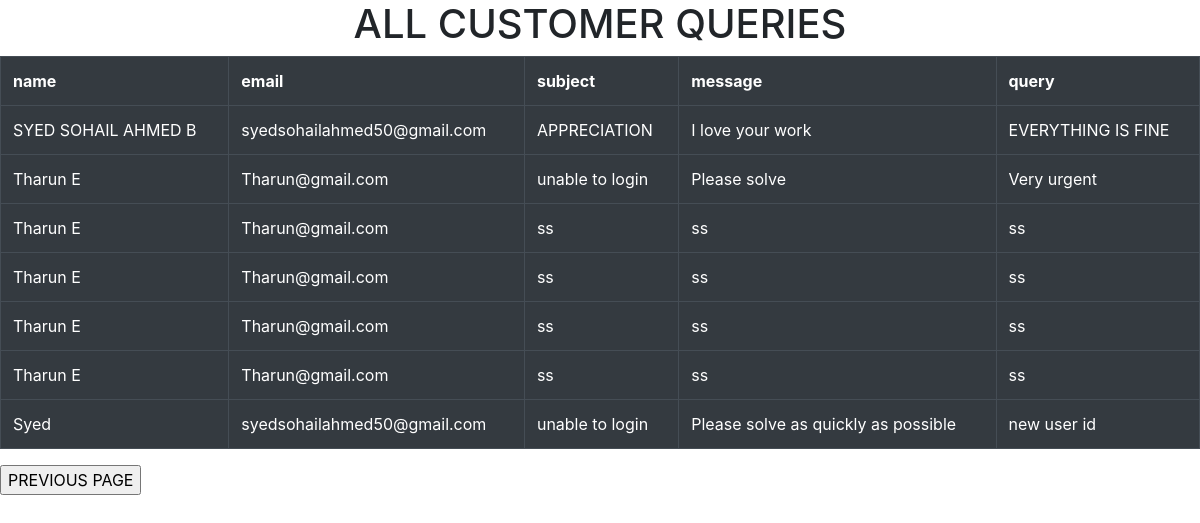
The page /home/contact/customers/ on the database its author committed.
### contact_app/models.py (models this page shows)
class Contact(models.Model):
    name = models.CharField(max_length=158)
    email = models.EmailField()
    subject = models.TextField(max_length=150, default='')
    message = models.TextField()
    query = models.TextField()

### contact_app/views.py (the view)
# urls.py: path('contact/customers/', views.disp_cust, name='customers'),
def disp_cust(request):
    all_cust_details = Contact.objects.all()
    print(all_cust_details)
    context = {
        'allstu': all_cust_details
    }
    return render(request, 'display.html', context)

### contact_app/templates/display.html (shortened to what this page needs)
<!DOCTYPE html>
<html lang="en">
<head>
    <link rel="stylesheet" href="https://stackpath.bootstrapcdn.com/bootstrap/4.3.1/css/bootstrap.min.css">
</head>
<body style="background-image: url('https://mdbcdn.b-cdn.net/img/new/standard/city/041.webp'); background-size: cover;">
<h1> ALL CUSTOMER QUERIES </h1>
<table class="table table-hover table-bordered table-dark border-danger">
    <tr>
        <th> name </th>
        <th> email </th>
        <th> subject </th>
        <th> message</th>
        <th> query </th>
    </tr>
    {% for obj in allstu %}
    <tr>
        <td>{{obj.name }}</td>
        <td>{{obj.email }}</td>
        <td>{{obj.subject }}</td>
        <td>{{obj.message}}</td>
        <td>{{obj.query}}</td>
    </tr>
    {% endfor %}
</table>
<form>
 <input type="button" value="PREVIOUS PAGE" onclick="history.back()">
</form>
</body>
</html>

### contact_app/templates/display.html (style rules this page uses)
h1 { text-align: center; }
table { margin-left: auto; margin-right: auto; }

### rows shown on the page
Contact: name "SYED SOHAIL AHMED B", email "syedsohailahmed50@gmail.com", subject "APPRECIATION", message "I love your work", query "EVERYTHING IS FINE"
Contact: name "Tharun E", email "Tharun@gmail.com", subject "unable to login", message "Please solve", query "Very urgent"
Contact: name "Tharun E", email "Tharun@gmail.com", subject "ss", message "ss", query "ss"
Contact: name "Tharun E", email "Tharun@gmail.com", subject "ss", message "ss", query "ss"
Contact: name "Tharun E", email "Tharun@gmail.com", subject "ss", message "ss", query "ss"
Contact: name "Tharun E", email "Tharun@gmail.com", subject "ss", message "ss", query "ss"
Contact: name "Syed", email "syedsohailahmed50@gmail.com", subject "unable to login", message "Please solve as quickly as possible", query "new user id"
